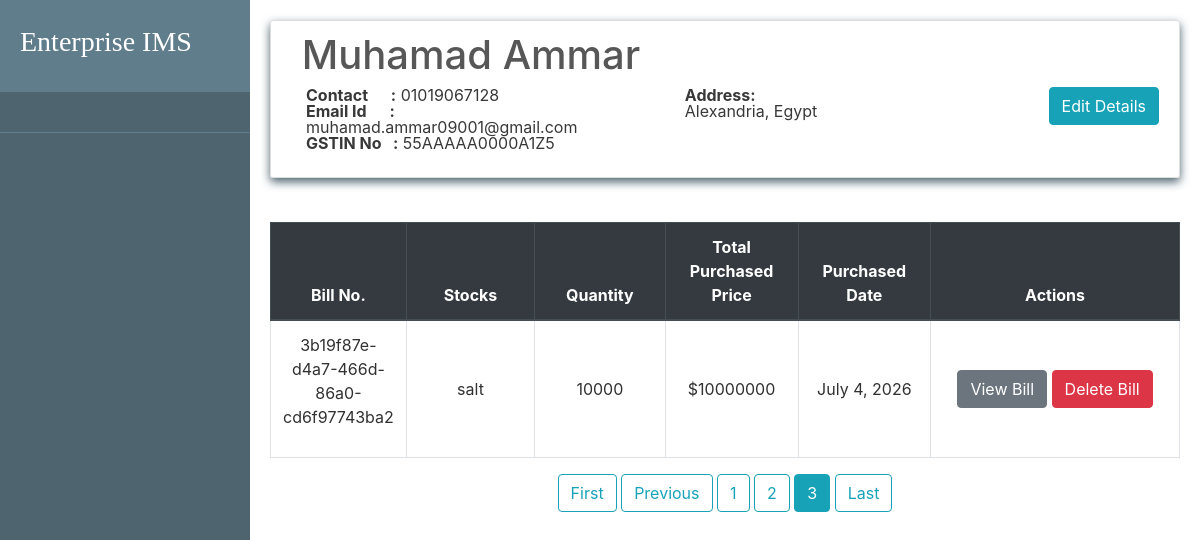
The page /transaction/supplier/Muhamad Ammar/?page=3 on the database as committed earlier.
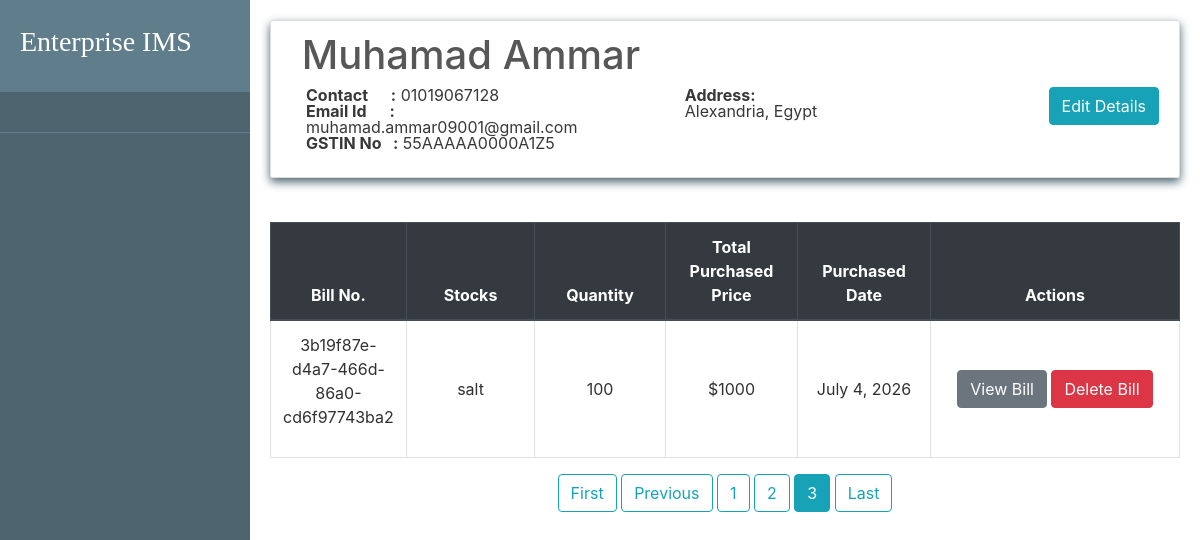
The same page on the database as committed later.
### transaction/models.py (models this page shows, shortened)
class PurchaseItem(models.Model):
    billno = models.ForeignKey('PurchaseBill', on_delete=models.CASCADE, related_name='purchasebillno')
    stock = models.ForeignKey(Stock, on_delete=models.CASCADE, related_name='purchaseitem')
    quantity = models.IntegerField(default=1)
    perprice = models.IntegerField(default=1)
    totalprice = models.IntegerField(default=1)

class PurchaseBill(models.Model):
    billno = models.UUIDField(primary_key=True, default=uuid.uuid4)
    time = models.DateTimeField(auto_now_add=True)
    supplier = models.ForeignKey(Supplier, on_delete=models.CASCADE, related_name='purchasesupplier')
    def get_total_price(self):
        purchaseitems = PurchaseItem.objects.filter(billno=self)
        total = 0
        for item in purchaseitems:
            total += item.totalprice
        return total
    def get_items_list(self):
        return PurchaseItem.objects.filter(billno=self)

### inventory/models.py (models this page shows, shortened)
class Stock(models.Model):
    id = models.UUIDField(primary_key=True, default=uuid.uuid4)
    name = models.CharField(unique=True, max_length=100)
    quantity = models.DecimalField(max_digits=10, decimal_places=2, default=1)
    is_deleted = models.BooleanField(default=False)
    date = models.DateTimeField(auto_now_add=True, blank=True, null=True)

### transaction/views.py (the view)
# urls.py: path('supplier/<str:name>/', SupplierView.as_view(), name='supplier'),
class SupplierView(generic.View):
    def get(self, request, name):
        supobjc = get_object_or_404(Supplier, name=name)
        bill_list = PurchaseBill.objects.filter(supplier=supobjc)
        page = request.GET.get('page', 1)
        paginator = Paginator(bill_list, 1)
        try:
            bills = paginator.page(page)
        except PageNotAnInteger:
            bills = paginator.page(1)
        except EmptyPage:
            bills = paginator.page(paginator.num_pages)
        context = {
            'supplier': supobjc,
            'bills': bills
        }
        return render(request, 'supplier/supplier.html', context)

### transaction/templates/supplier/supplier.html (shortened to what this page needs)
{% extends 'base.html' %}
{% block content %}
            <div class="content-section">
                <div class="media">
                    <div class="media-body">
                        <h2 style="color:#575757;" class="account-heading">&nbsp;{{ supplier.name|title }}</h2>
                        <a href="{% url 'update_supplier' supplier.pk %}" class="btn btn-info" style="float: right;">Edit Details</a>
                        <div class="row">
                            <div class="col-md-6">
                                <p class="fal">
                                    <b>Contact &nbsp; &nbsp;&nbsp; :</b> {{ supplier.phone }}<br>
                                    <b>Email Id &nbsp;&nbsp;&nbsp;&nbsp; :</b> {{ supplier.email }}<br>
                                    <b>GSTIN No &nbsp; :</b> {{ supplier.gstn }}<br>
                                </p>
                            </div>
                            <div class="col-md-6">
                                <p class="fal">
                                    <b>Address:</b> <br> {{ supplier.address }}
                                </p>
                            </div>
                        </div>
                    </div>
                </div>
            </div>
            <table class="table table-css table-hover table-bordered">
                <br>
                <thead class="thead-dark align-middle">
                    {% if bills %}
                    <tr>
                        <th width="10%">Bill No.</th>
                        <th width="15%">Stocks</th>
                        <th width="15%">Quantity</th>
                        <th width="15%">Total Purchased Price</th>
                        <th width="15%">Purchased Date</th>
                        <th width="30%">Actions</th>
                    </tr>
                </thead>
                <tbody>
                    {% for p in bills %}
                    <tr>
                        <td class="align-middle"> <p>{{ p.billno }} </p> </td>
                        <td class="align-middle">{%for i in p.get_items_list%}{{ i.stock.name }}<br>{%endfor%}</td>
                        <td class="align-middle">{%for i in p.get_items_list%}{{ i.quantity }}<br>{%endfor%}</td>
                        <td class="align-middle">${{ p.get_total_price }}</td>
                        <td class="align-middle">{{ p.time.date }}</td>
                        <td class="align-middle"> <a href="{% url 'purchase_bill' p.billno %}" class="btn btn-secondary">View Bill</a> <a href="{% url 'purchase_delete' p.billno %}" class="btn btn-danger">Delete Bill</a> </td>
                    </tr>
                    {%endfor%}
                 {% endif %}
                </tbody>
            </table>
            <div class="align-middle">
            {% if bills.has_other_pages %}
              {% if bills.has_previous %}
              <a class="btn btn-outline-info mb-4" href="?page=1">First</a>
              <a class="btn btn-outline-info mb-4" href="?page={{bills.previous_page_number}}">Previous</a>
              {% endif %}
              {%for n in bills.paginator.page_range %}
              {% if bills.number == n %}
              <a class="btn btn-info mb-4" href="?page={{ n }}">{{ n }}</a>
              {% else %}
              <a class="btn btn-outline-info mb-4" href="?page={{ n }}">{{ n }}</a>
              {% endif %}
              {% endfor %}
              <a class="btn btn-outline-info mb-4" href="?page={{bills.paginator.num_pages}}">Last</a>
{% endif %}
            </div>
  {% endblock content %}

Rows that differ between the two databases and show on the page:
changed through a linked row, PurchaseBill "3b19f87e-d4a7-466d-86a0-cd6f97743ba2": get_total_price "10000000" → "1000"
changed PurchaseItem "salt": quantity "10000" → "100"
